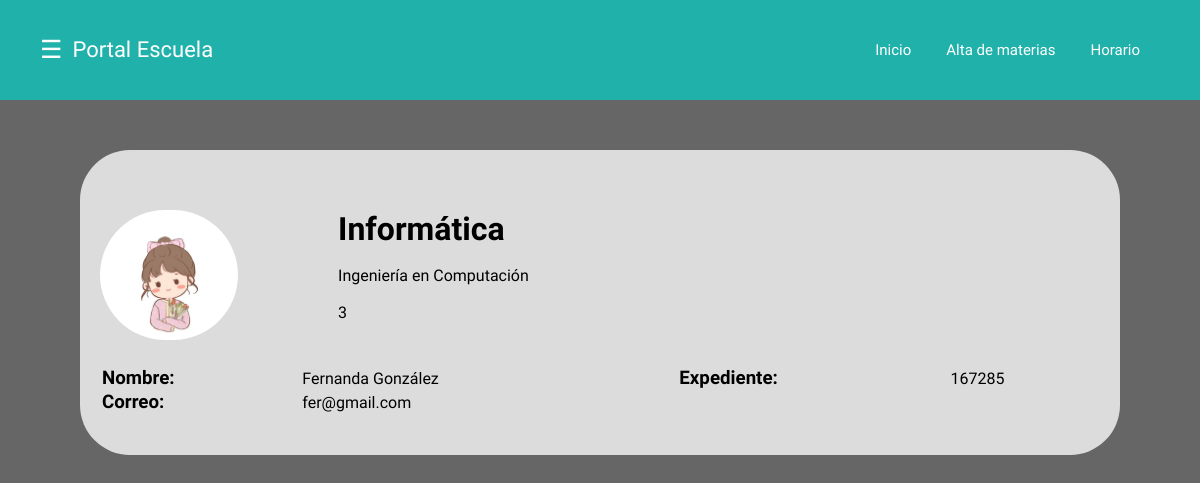
Page /Pprincipal.php?matricula=167285 on the committed database.
### tables this page shows
CREATE TABLE `alumnos` (
  `Matricula` int(11) NOT NULL,
  `Nombre` varchar(30) NOT NULL,
  `Apellido` varchar(30) NOT NULL,
  `Correo` varchar(30) NOT NULL,
  `Password` varchar(30) NOT NULL,
  `Facultad` varchar(30) NOT NULL,
  `Semestre` int(11) NOT NULL,
  `Carrera` varchar(40) NOT NULL,
  `Imagen` varchar(30) NOT NULL
);

### Pprincipal.php (the view, shortened to what this page needs)
<!DOCTYPE html>
<html>
<head>
	<link rel="stylesheet" href="Cprincipal.css">
</head>
<body>
<?php
$bd = new mysqli("localhost","id20895239_uaqximeinfo","Baka baka01$","id20895239_alumnos");
$matricula=$_GET['matricula'];
$query_alumnos=mysqli_query($bd,"SELECT * FROM alumnos WHERE Matricula=$matricula");
	$info=mysqli_fetch_array($query_alumnos);
?>
<header class="header">
		<div class="container">
		<div class="btn-menu">
			<label for="btn-menu">☰</label>
		</div>
			<div class="logo">
				<h1>Portal Escuela</h1>
			</div>
			<nav class="menu">
				<a href="<?php echo"Pprincipal.php?matricula=$matricula"?>">Inicio</a>
				<a href="<?php echo"Pregistro_materias.php?matricula=$matricula"?>">Alta de materias</a>
				<a href="<?php echo"Phorario.php?matricula=$matricula"?>">Horario</a>
			</nav>
		</div>
	</header>
<div class="Info_alumno">
	<div class="Imagen_alumno">
		<img src="<?php echo $info['Imagen'];?>">
	<div class="detalles">
		<h1>
		<?php echo $info['Facultad']; ?>
		</h1>
		<p class="carrera"><?php echo $info['Carrera']; ?></p>
		<p class="semestre"><?php echo $info['Semestre']; ?></p>
	</div>
	</div>
	<table>
		<tr>
			<td><h3>Nombre:</h3></td>
			<td><?php echo $info['Nombre']. " ".$info['Apellido'];?></td>
			<td><h3>Expediente:</h3></td>
			<td><p><?php echo $info['Matricula'];?></p></td>
		</tr>
		<tr>
			<td><h3>Correo:</h3></td>
			<td><p><?php echo $info['Correo'];?></p></td>
			<td></td>
			<td></p></td>
		</tr>
	</table>
</div>
</body>
</html>

### Cprincipal.css (style rules this page uses)
* { margin: 0; padding: 0; box-sizing: border-box; font-family: 'Montserrat Alternates', sans-serif; }
body { background-image: url(https://amqueretaro.com/wp-content/uploads/2019/12/uaq-2.jpg); }
.header { height: 100px; background-color: lightseagreen; }
.container { margin: 0px 40px 0px 40px; }
.container .btn-menu, .logo { float: left; line-height:100px; }
.container .btn-menu label { color: #fff; font-size: 25px; cursor: pointer; }
.logo h1 { color: #fff; font-weight: 400; font-size: 22px; margin-left: 10px; }
.container .menu { float: right; line-height:70px; display: flex; justify-items: center; align-items: center; }
.container .menu a { display: inline-block; padding: 15px; text-decoration: none; color: #fff; transition: all 0.3s ease; font-size: 15px; margin-right: 5px; }
.Info_alumno { display: grid; background-color: gainsboro; margin: 50px 80px 50px 80px; border-radius: 50px; padding: 40px 20px 40px 20px; }
.Imagen_alumno { margin: 20px 30px 25px 0px; display: flex; justify-self: left; }
.Imagen_alumno img { height: 130px; border-radius: 80px; }
.detalles { margin-left: 100px; display: grid; }

### rows in the picture
alumnos: Facultad "Informática", Carrera "Ingeniería en Computación", Semestre "3", Nombre "Fernanda", Apellido "González", Matricula "167285", Correo "fer@gmail.com"
